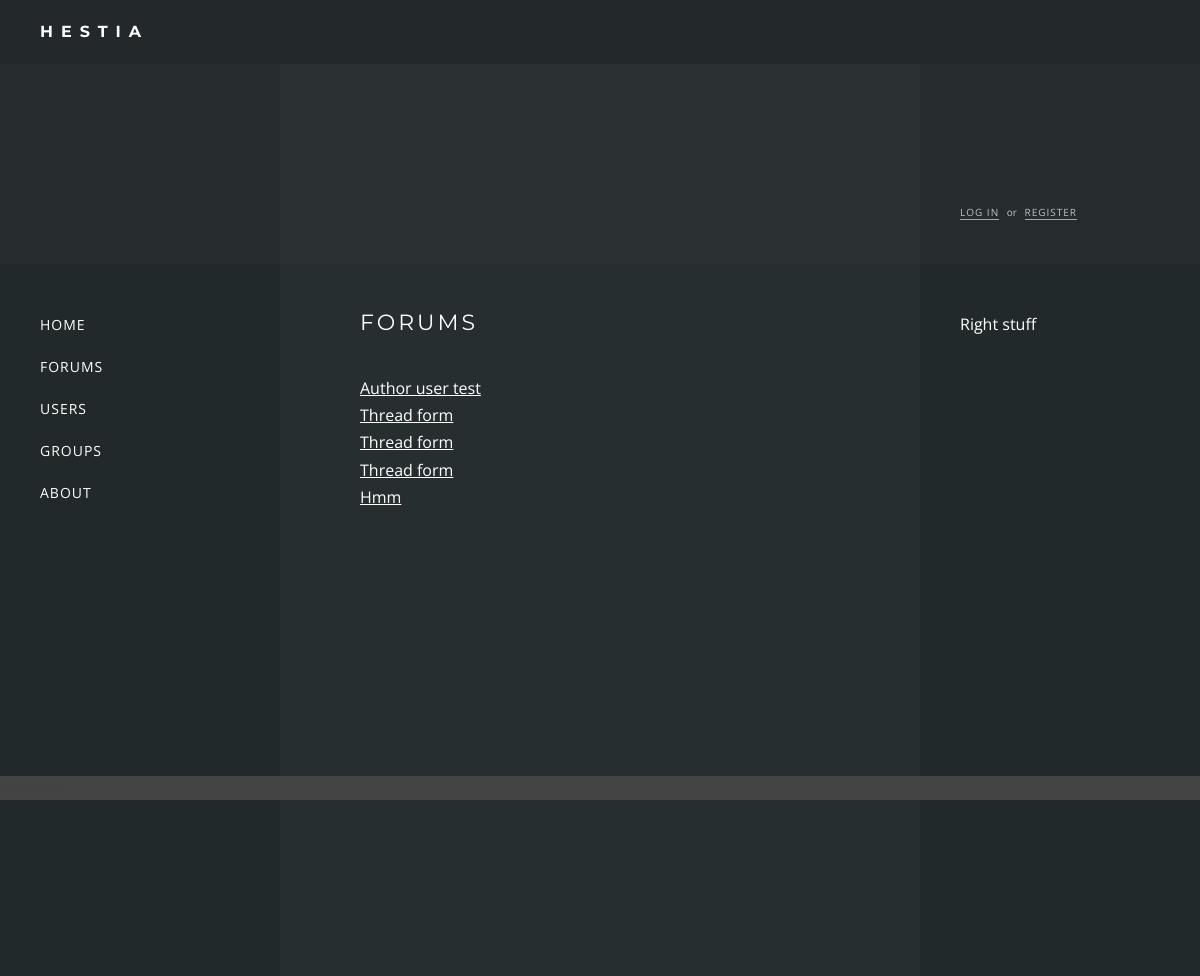
/forums/, run on an earlier commit of the app's database.
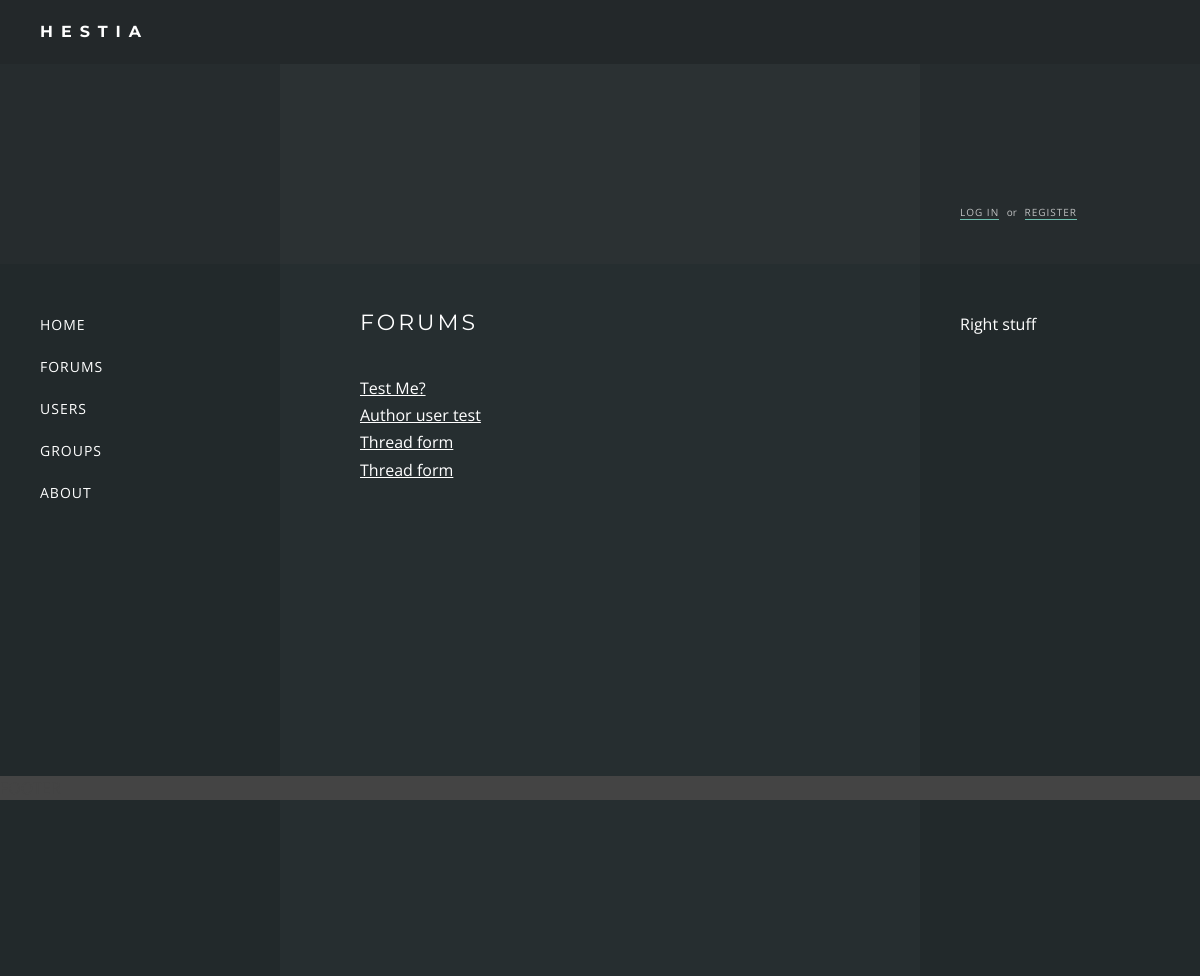
And on a later commit of the database.
### forums/models.py (models this page shows, shortened)
class Thread(models.Model):
    thread_title = models.CharField(max_length=200)
    thread_content = models.CharField(max_length=200)
    thread_date = models.DateTimeField('date posted')
    author = models.ForeignKey(settings.AUTH_USER_MODEL, null=True)
    def was_posted_recently(self):
    	now = timezone.now()
    	return now - datetime.timedelta(days=1) <= self.thread_date <= now
    was_posted_recently.thread_date  = True
    was_posted_recently.boolean = True
    was_posted_recently.short_description = 'Published recently?'

### forums/views.py (the view)
class IndexView(generic.ListView):
    template_name = 'forums/index.html'
    context_object_name = 'latest_thread_list'
    def get_queryset(self):
        return Thread.objects.order_by('-thread_date')[:5]

### forums/templates/forums/index.html
{% extends "base.html" %}
{% block content %}
    <h1>{% block title %}Forums{% endblock %}</h1>
    {% if latest_thread_list %}
        <ul>
        {% for thread in latest_thread_list %}
            <li><a href="/forums/{{ thread.id }}/">{{ thread.thread_title }}</a></li>
        {% endfor %}
        </ul>
    {% else %}
        <p>No threads</p>
    {% endif %}
{% endblock %}

### templates/base.html (shortened to what this page needs)
{% load static %}
<!DOCTYPE html>
<html>
<head>
	<link rel="stylesheet" type="text/css" href="{% static 'forums/style.css' %}" />
</head>
<body>
<div class="wrapper">
	<div class="header"><div class="title">Hestia</div></div>
	<div class="hero">
		<div class="box sidebar">
		</div>
		<div class="box content">
		</div>
		<div class="box sidebar auth">
		{% if user.is_authenticated %}
			<div class="name">Hello, {{ user.username }}</div>
			<a href="/users/logout">Log out</a>
		{% else %}
			<a href="/users/login">Log in</a> <span>or</span> <a href="/users/register">Register</a>
		{% endif %}
		</div>
	</div>
	<div class="main">
		<div class="box sidebar">
			<nav>
			<ul>
			<li><a href="/home">Home</a></li>
			<li><a href="/forums">Forums</a></li>
			<li><a href="/users">Users</a></li>
			<li><a href="/groups">Groups</a></li>
			<li><a href="/about">About</a></li>
			</ul>
			</nav>
		</div>
		<div class="box content">
			{% block content %}{% endblock %}
		</div>
		<div class="box sidebar">
			Right stuff
		</div>
	</div>
	<div class="footer">FOOTER</div>
</div>
</body>
</html>

### forums/static/forums/style.css (style rules this page uses)
* { margin:0; padding:0; }
html, body { height: 100%; }
body { font-family: 'Open Sans', sans-serif; background: #2F3838; color: #FFF; line-height: 1.5em; }
a { color: #FFF; }
h1 { font-family: 'Montserrat', sans-serif; font-size: 22px; text-transform: uppercase; letter-spacing: 3px; font-weight: normal; margin-bottom: 40px; }
li { list-style-type: none; line-height: 1.7em; }
.wrapper { height: 100%; display: table; width: 100%; }
.header { font-family: 'Montserrat', sans-serif; display: table-row; height: 1px; background: #23282A; }
.title { padding: 20px; padding-left: 40px; text-transform: uppercase; letter-spacing: 8px; font-weight: bold; }
.main { height: 100%; display: table; width: 100%; background: #262E30; }
.main .sidebar { width: 200px; background: #22292B; }
.hero { height: 200px; display: table; width: 100%; background: #2B3133; }
.hero .sidebar { width: 200px; background: rgba(34, 41, 43, 0.5); }
.box { display: table-cell; padding: 40px; }
.content { padding: 40px 80px; }
.footer { display: table-row; height:1px; background: #444; color: #444; }
nav li { font-size: 14px; list-style-type: none; line-height: 3em; text-transform: uppercase; letter-spacing: 1px; }
nav li a { text-decoration: none; color: #FFF; padding: 5px 0; }
.auth { vertical-align: bottom; font-size: 10px; }
.auth span { opacity: 0.7; padding: 0 5px; }
.auth a { text-decoration: none; text-transform: uppercase; color: #FFF; border-bottom: 1px solid #8CFEE6; letter-spacing: 1px; opacity: 0.7; }

What changed in the data, as far as the page shows it:
no longer on this page (row unchanged): Thread: thread_title "Thread form"
no longer on this page (row unchanged): Thread: thread_title "Hmm"
added Thread: thread_title "Test Me?"
